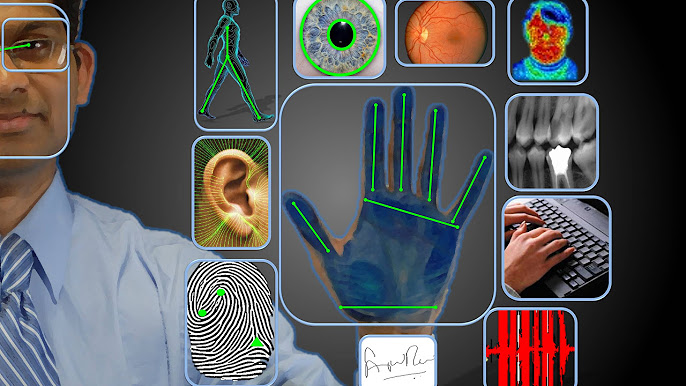
#> input picture raw_imgs/hq.jpg, 686 x 386 px
$ python bsq.py
#> lines starting #> are read from the running program, lines starting #| are printed output that depends on the picture; after the words box and inside, x2 and y2 are one past the last pixel; in counts of white or black regions, pixels touching at a corner belong together
from skimage import io ,img_as_float
import numpy as np
from matplotlib import pyplot as plt


img = io.imread('../../raw_imgs/hq.jpg')
#> img is the input picture: shape (386, 686, 3); mean R, G, B 86.3, 86.5, 88.2
print(img)  #print the numpy array
#> (printed output is left out)
print(img.min() ,img.max())
#| 0 255

#creating a random image using numpy
"""
random_image = np.random.random([500 ,500])
plt.imshow(random_image)
print(random_image)
print(random_image.min() ,random_image.max())

"""

floating_image = img_as_float(img)
print(floating_image.min() ,floating_image.max())
#| 0.0 1.0
plt.imshow(floating_image)

#multiplying numpy array images
#1 - darkening an image
dark_image = floating_image*0.5
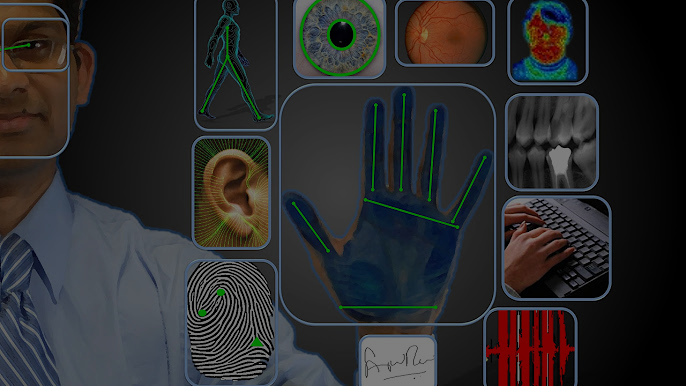
#> dark_image: shape (386, 686, 3) float64; mean R, G, B 0.169, 0.17, 0.173
plt.imshow(dark_image)

img[10:200 ,10:200 ,:] = [255 ,0 ,0]
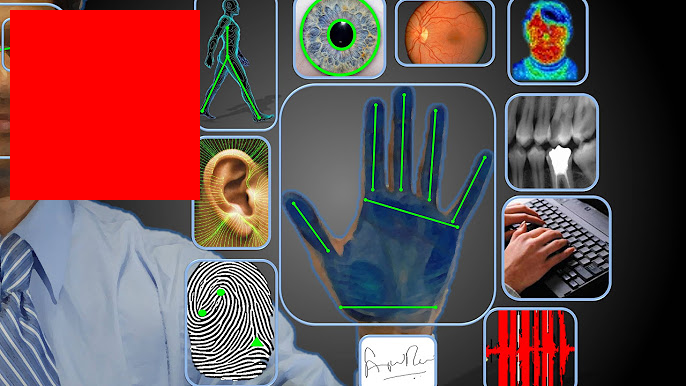
#> img: shape (386, 686, 3); 13.63% of pixels changed, all inside (x1, y1, x2, y2) = (10, 10, 200, 200)
plt.imshow(img)

plt.show()
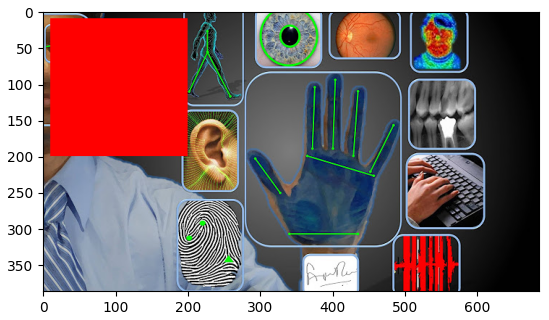
#> figure drawn by matplotlib, 1 panel
